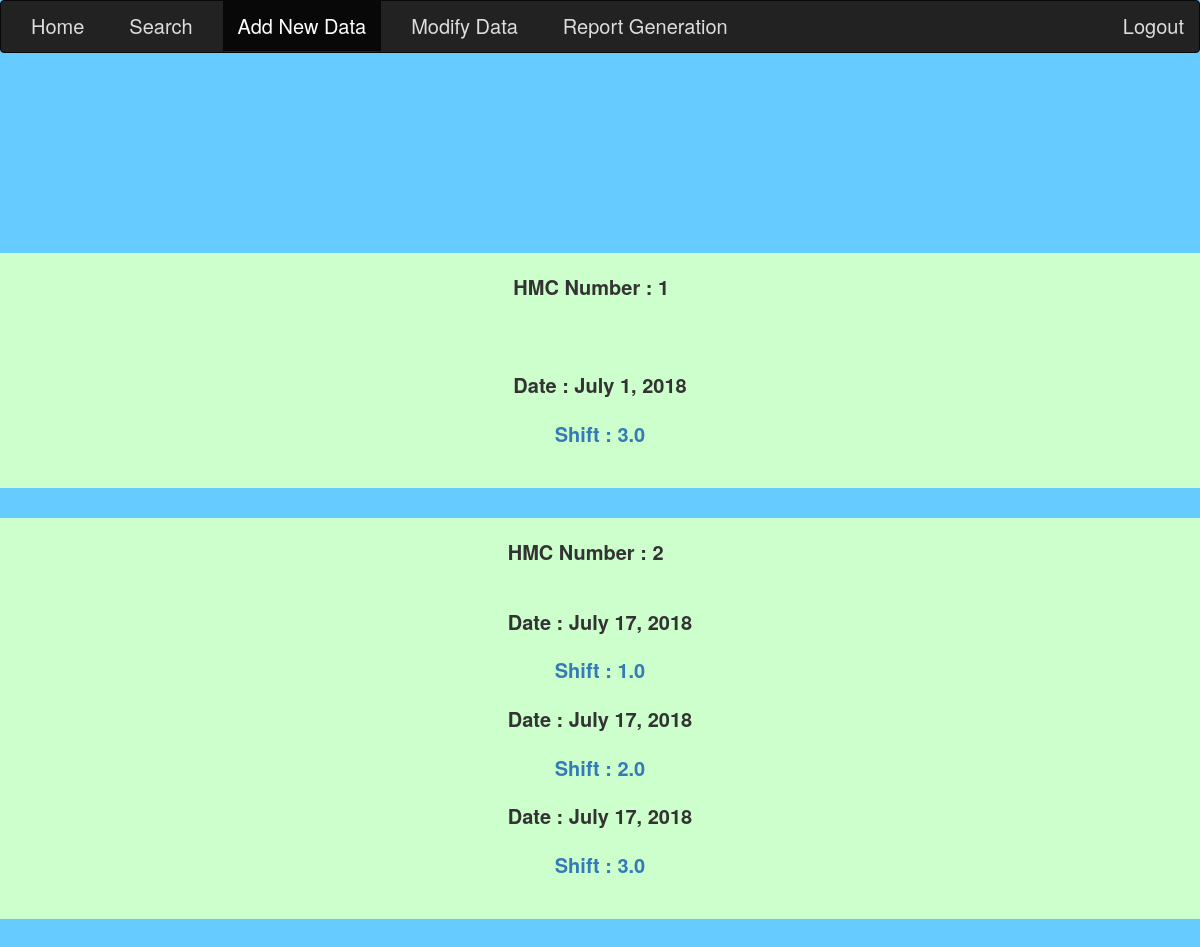
Screenshot of /main/add/slot/ (signed in) with the database file from the repository.
### report/models.py (models this page shows, shortened)
class Shift(models.Model):
    date = models.ForeignKey(Date, on_delete = models.CASCADE)
    hmc_number = models.IntegerField(default = 1)
    shift = models.FloatField(default = 1)
    diesel_start_percentage = models.FloatField(default = 100)
    diesel_end_percentage = models.FloatField(default = 0)
    diesel_start_hours = models.FloatField(default = 0)
    diesel_end_hours = models.FloatField(default = 0)
    total_tonnage_or_boxes = models.FloatField(default = 0)
    cycles = models.FloatField(default = 0)
    user =  models.ForeignKey(User , on_delete= models.CASCADE)
    shift_end_flag = models.IntegerField(default = 0) #if it is 0 then shift hasn't been ended

class Date(models.Model):
    date = models.DateField('Date', null = True)

### report/views.py (the view)
# urls.py: path('add/slot/', views.add_slot_views, name = 'add_slot_views'),
@login_required(login_url = '/account/login/')
def add_slot_views(request):
    shifts_hmc_1 = Shift.objects.filter(shift_end_flag = 0).filter(hmc_number = 1)
    shifts_hmc_2 = Shift.objects.filter(shift_end_flag = 0).filter(hmc_number = 2)
    return render(request,'add_slot_views.html',{ 'shifts_hmc_1': shifts_hmc_1, 'shifts_hmc_2' : shifts_hmc_2 })

### Templates/add_slot_views.html (shortened to what this page needs)
<!DOCTYPE HTML>
<html>
{% load static %}
    <head>
          <link rel="stylesheet" href="{% static "bootstrap.min.css" %}" >
          </head>
    </head>
    <body>
    <nav class="navbar navbar-inverse" style="font-size: 20px;">
<div class="container-fluid">
<ul  class="nav navbar-nav" style="margin-bottom: 0px; ">
  <li style="padding-right: 15px"  ><a href="{% url 'main' %}">Home</a></li>
   <li style="padding-right: 15px" > <a href="{% url 'search' %}">Search</a></li>
    <li style="padding-right: 15px" class="active"><a href="{% url 'add_options' %}">Add New Data</a></li>
    <li style="padding-right: 15px"><a href="{% url 'modify_options' %}">Modify Data</a></li>
    <li style="padding-right: 15px"><a href="{% url 'report_options' %}">Report Generation</a></li>
</ul>
<ul class="nav navbar-nav navbar-right">
  <li><a href="{% url 'logout' %}"><span class="glyphicon glyphicon-log-out"></span> Logout</a></li>
</ul>
</div>
</nav>
        <div id="container">
          {% if shifts_hmc_1 %}
          <div class = "link">HMC Number : 1
          {% for shift in shifts_hmc_1 %}
	    <br>Date : {{ shift.date.date }}
            <a class="link" href="{% url 'add_slot' shift.id %}">Shift : {{ shift.shift }} </a>
          {% endfor %}</div>
          {% endif %}
          {% if shifts_hmc_2 %}
          <div class = "link">HMC Number : 2
          {% for shift in shifts_hmc_2 %}
   	   <div> Date : {{ shift.date.date }}
            <a class="link" href="{% url 'add_slot' shift.id %}">Shift : {{ shift.shift }} </a></div>
          {% endfor %}
          {% endif %}
          </div>
    </body>
</html>

### Templates/add_slot_views.html (style rules this page uses)
.link { display: grid; font-size: 20px; font-weight: bold; background-color: #CCFFCC; justify-content: center; padding: 20px; }
#container { display: grid; grid-template-rows: auto; grid-gap: 30px; margin: 25vh 0; }
body { background-color: #66CCFF; }
.navbar-inverse { margin-bottom: 0px; }
.navbar-inverse .navbar-nav > li > a { color: #ddd; }

### rows the page displays
Shift: date "July 1, 2018", shift "3.0"
Shift: date "July 17, 2018", shift "1.0"
Shift: date "July 17, 2018", shift "2.0"
Shift: date "July 17, 2018", shift "3.0"
